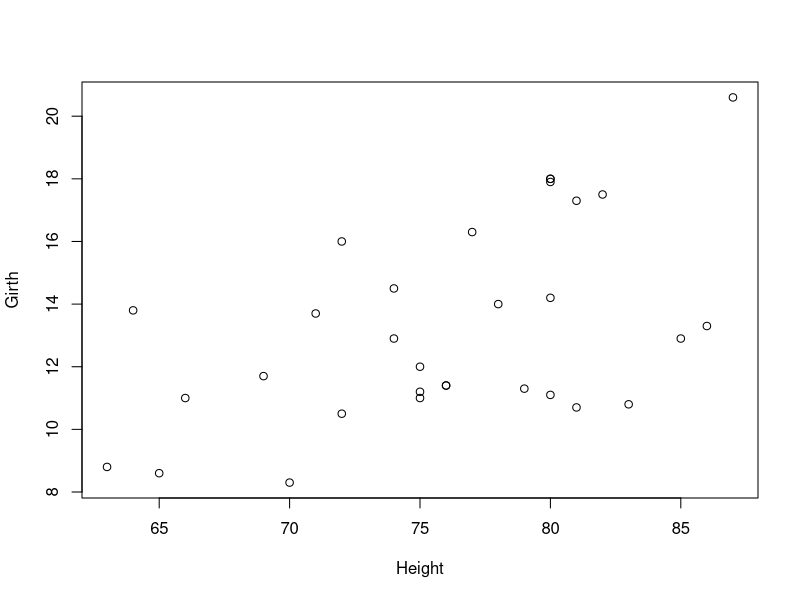
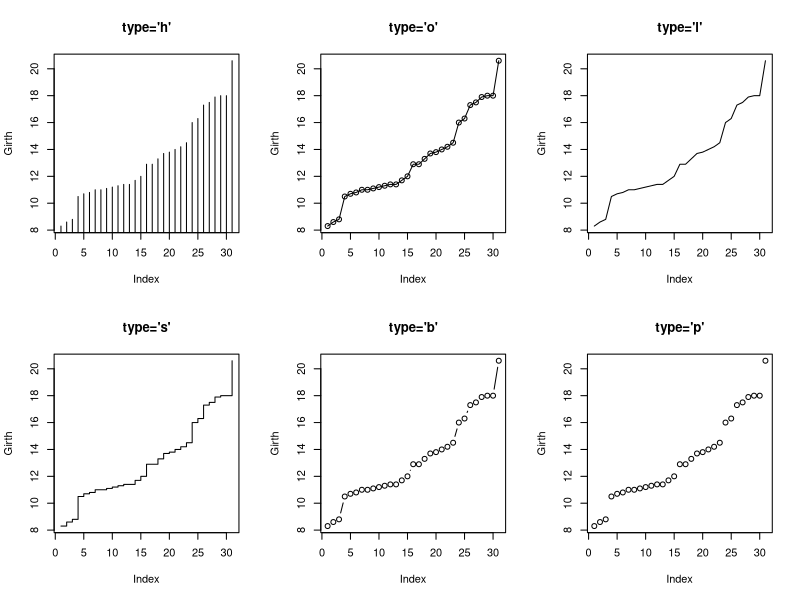
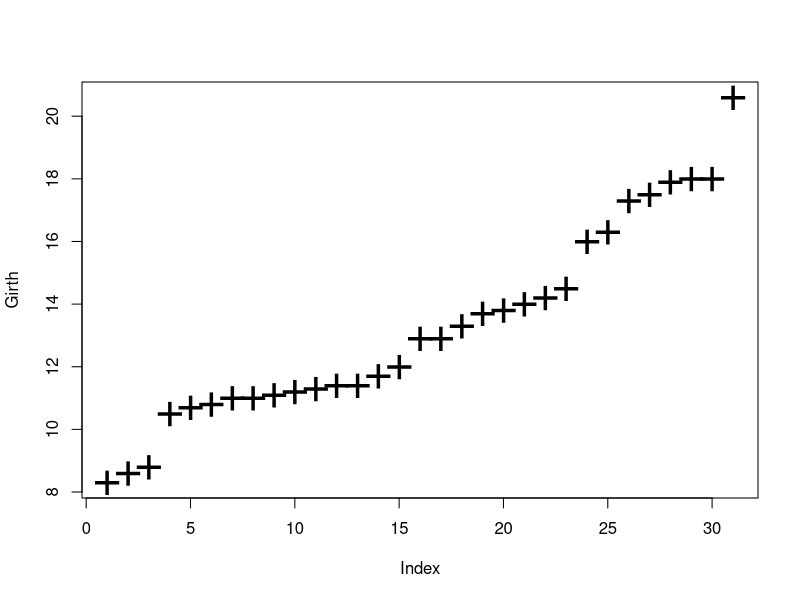
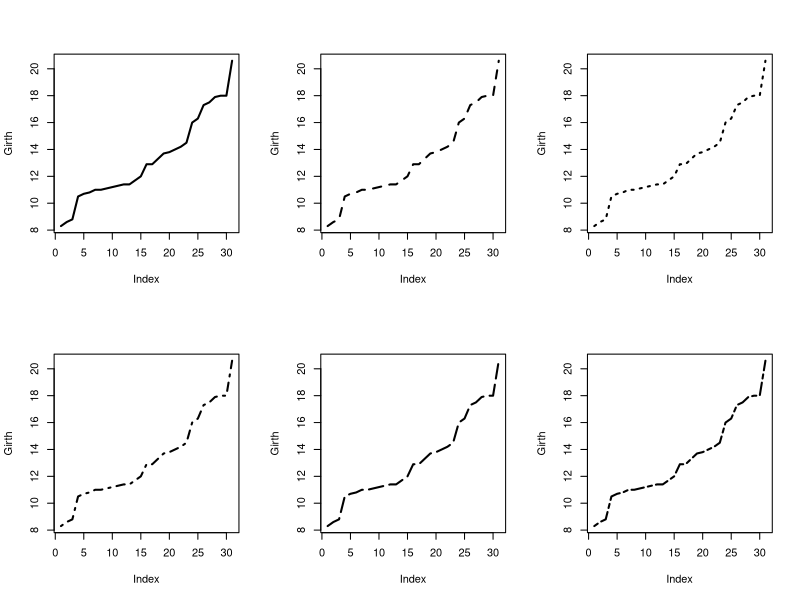
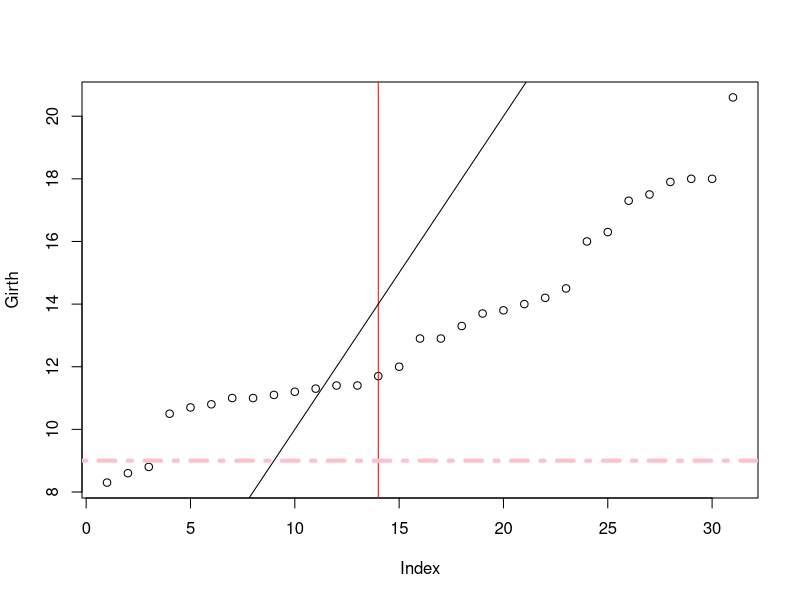
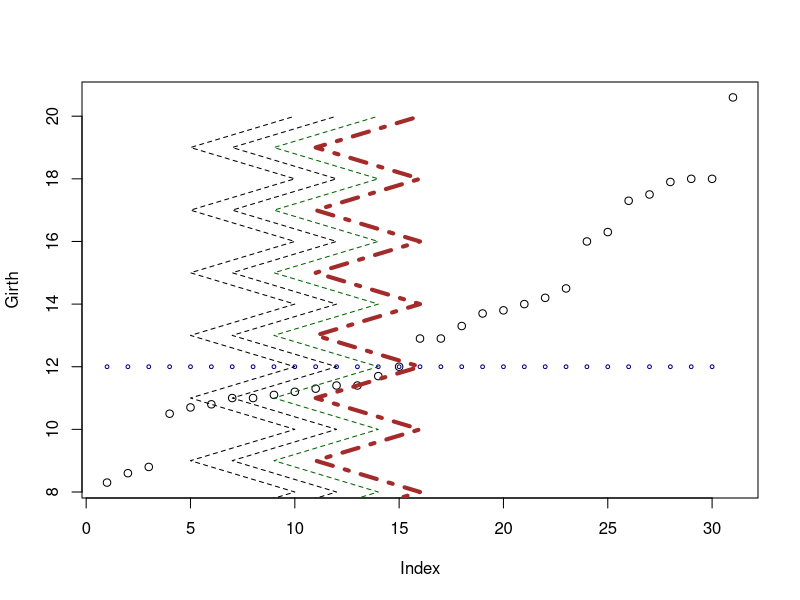
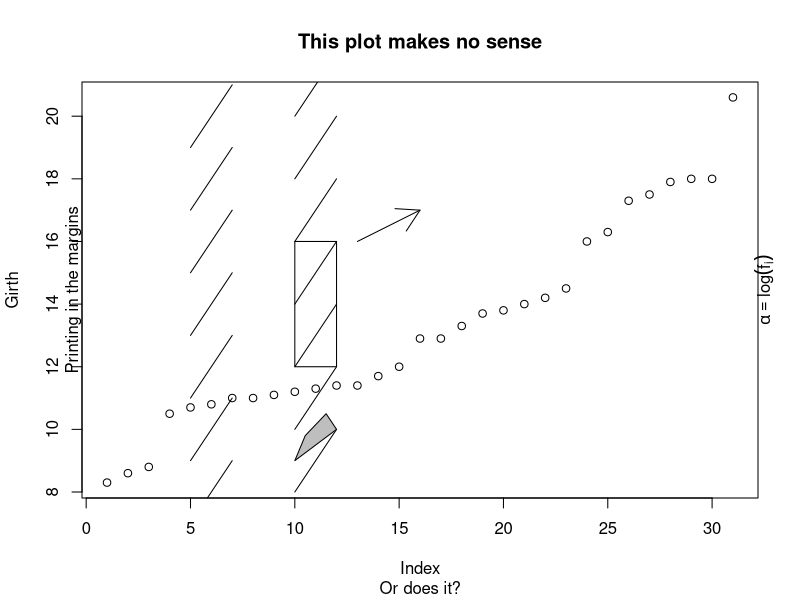
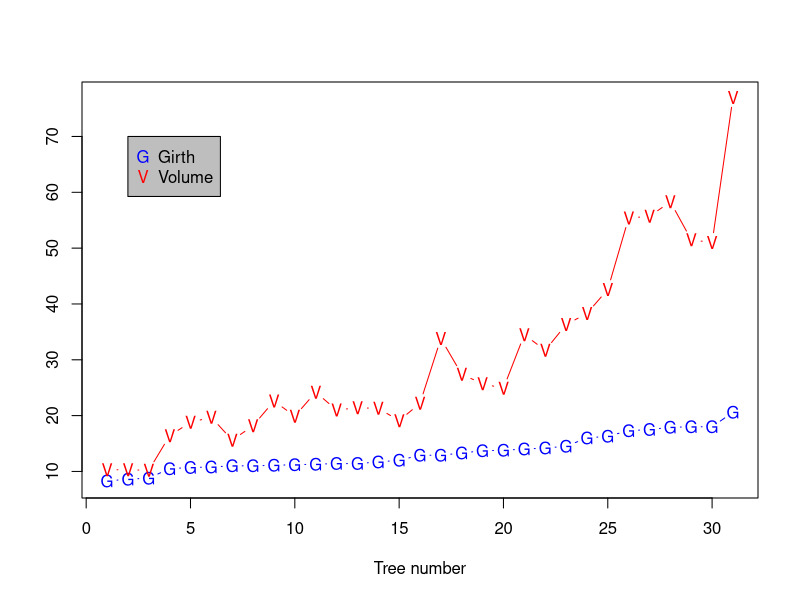

Write the R code that produced these figures, in order.
## ---- chunk 1
attach(trees)
plot(Girth ~ Height)
## ---- chunk 2
par(mfrow=c(2,3))
plot(Girth, type='h', main="type='h'") 
plot(Girth, type='o', main="type='o'") 
plot(Girth, type='l', main="type='l'")
plot(Girth, type='s', main="type='s'")
plot(Girth, type='b', main="type='b'")
plot(Girth, type='p', main="type='p'")
par(mfrow=c(1,1))
## ---- chunk 3
plot(Girth, pch='+', cex=3)
## ---- chunk 4
par(mfrow=c(2,3))
plot(Girth, type='l', lty=1, lwd=2)
plot(Girth, type='l', lty=2, lwd=2)
plot(Girth, type='l', lty=3, lwd=2)
plot(Girth, type='l', lty=4, lwd=2)
plot(Girth, type='l', lty=5, lwd=2)
plot(Girth, type='l', lty=6, lwd=2)
par(mfrow=c(1,1))
## ---- chunk 5
plot(Girth)

abline(v=14, col='red') 
abline(h=9, lty=4,lwd=4, col='pink') 
abline(0,1 )
## ---- chunk 6
plot(Girth)
points(x=1:30, y=rep(12,30), cex=0.5, col='darkblue')

lines(x=rep(c(5,10), 7), y=7:20, lty=2 )
lines(x=rep(c(5,10), 7)+2, y=7:20, lty=2 )
lines(x=rep(c(5,10), 7)+4, y=7:20, lty=2 , col='darkgreen')
lines(x=rep(c(5,10), 7)+6, y=7:20, lty=4 , col='brown', lwd=4)
## ---- chunk 7
plot(Girth)

segments(x0=rep(c(5,10), 7), y0=7:20, x1=rep(c(5,10), 7)+2, y1=(7:20)+2 )

arrows(x0=13,y0=16,x1=16,y1=17, )

rect(xleft=10, ybottom=12,  xright=12, ytop=16)

polygon(x=c(10,11,12,11.5,10.5), y=c(9,9.5,10,10.5,9.8), col='grey')

title(main='This plot makes no sense', sub='Or does it?')

mtext('Printing in the margins', side=2)
mtext(expression(alpha==log(f[i])), side=4)
## ---- chunk 8
plot(Girth, pch='G',ylim=c(8,77), xlab='Tree number', ylab='', type='b', col='blue')
points(Volume, pch='V', type='b', col='red')
legend(x=2, y=70, legend=c('Girth', 'Volume'), pch=c('G','V'), col=c('blue','red'), bg='grey')
## ---- chunk 9
plot(Girth, xlim=c(0,15), ylim=c(8,12))
## ---- chunk 10
A<-matrix(c(1,1,2,3,4,4,5,6), byrow=TRUE, ncol=2)
layout(A,heights=c(1/14,6/14,1/14,6/14))

oma.saved <- par("oma")
par(oma = rep.int(0, 4))
par(oma = oma.saved)
o.par <- par(mar = rep.int(0, 4))
for (i in seq_len(6)) {
	plot.new()
	box()
	text(0.5, 0.5, paste('Box no.',i), cex=3)
}
## ---- chunk 11
detach(trees)
## ---- chunk 12
attach(PlantGrowth)
head(PlantGrowth)
## ---- chunk 13
plot(group)
pie(table(group))
## ---- chunk 14
plot(weight)
## ---- chunk 15
plot(ecdf(weight))
## ---- chunk 16
hist(weight)
rug(weight)
## ---- chunk 17
plot(density(weight))
rug(weight)
## ---- chunk 18
fact.weight<- cut(weight, breaks=2, labels=c('Light', 'Heavy'))
plot(table(group, fact.weight))
## ---- chunk 19
dotchart(table(fact.weight,group), pch=c(1,4), col=c('seagreen','grey'))
dotchart(table(group,fact.weight), col=c('red','darkred','blue'))
## ---- chunk 20
boxplot(weight)
## ---- chunk 21
par(mfrow=c(3,1))
hist(weight[group=='trt1'], ylim=c(0,3),xlim=c(3,6))
hist(weight[group=='trt2'], ylim=c(0,3),xlim=c(3,6))
hist(weight[group=='ctrl'], ylim=c(0,3),xlim=c(3,6))
par(mfrow=c(1,1))
## ---- chunk 22
boxplot(weight ~ group)
## ---- chunk 23
boxplot(weight~group, col=c('seagreen2','lightgrey','darkred'))
## ---- chunk 24
dens.trt1<- density(weight[group=='trt1'])
dens.trt2<- density(weight[group=='trt2'])
dens.ctrl<- density(weight[group=='ctrl'])
plot(dens.trt1, xlim=c(2,8), ylim=c(0,1), col='seagreen')
lines(dens.trt2, col='grey')
lines(dens.ctrl, col='darkred')
legend(x=2, y=1, legend=c('trt1','trt2','ctrl'), col=c('seagreen', 'grey', 'darkred'),lty=1)
## ---- chunk 25
detach(PlantGrowth)
## ---- chunk 26
x = 1995:2005
y = c(81.1, 83.1, 84.3, 85.2, 85.4, 86.5, 88.3, 88.6, 90.8, 91.1, 91.3)
plot.new()
plot.window(xlim = range(x), ylim = range(y))
abline(h = -4:4, v = -4:4, col = "lightgrey")
lines(x, y, lwd = 2)
title(main = "A Line Graph Example",
		xlab = "Time",
		ylab = "Quality of R Graphics")
axis(1)
axis(2)
box()
## ---- chunk 27
n = 17
theta = seq(0, 2 * pi, length = n + 1)[1:n]
x = sin(theta)
y = cos(theta)
v1 = rep(1:n, n)
v2 = rep(1:n, rep(n, n))
plot.new()
plot.window(xlim = c(-1, 1), ylim = c(-1, 1), asp = 1)
segments(x[v1], y[v1], x[v2], y[v2])
box()
## ---- chunk 28
plot.new()
plot.window(xlim = c(0, 1), ylim = c(0, 1))
arrows(.05, .075, .45, .9, code = 1)
arrows(.55, .9, .95, .075, code = 2)
arrows(.1, 0, .9, 0, code = 3)
text(.5, 1, "A", cex = 1.5)
text(0, 0, "B", cex = 1.5)
text(1, 0, "C", cex = 1.5)
## ---- chunk 29
x = 1:10
y = runif(10) + rep(c(5, 6.5), c(5, 5))
yl = y - 0.25 - runif(10)/3
yu = y + 0.25 + runif(10)/3
plot.new()
plot.window(xlim = c(0.5, 10.5), ylim = range(yl, yu))
arrows(x, yl, x, yu, code = 3, angle = 90, length = .125)
points(x, y, pch = 19, cex = 1.5)
axis(1, at = 1:10, labels = LETTERS[1:10])
axis(2, las = 1)
box()
## ---- chunk 30
plot.new()
plot.window(xlim = c(0, 5), ylim = c(0, 10))
rect(0:4, 0, 1:5, c(7, 8, 4, 3), col = "lightblue")
axis(1)
axis(2, las = 1)
## ---- chunk 31
plot.new()
plot.window(xlim = c(-1, 1), ylim = c(-1, 1), asp = 1)
x = c(-1, 1, 1, -1)
y = c( 1, 1, -1, -1)
polygon(x, y, col = "cornsilk")
vertex1 = c(1, 2, 3, 4)
vertex2 = c(2, 3, 4, 1)
for(i in 1:50) {
	x = 0.9 * x[vertex1] + 0.1 * x[vertex2]
	y = 0.9 * y[vertex1] + 0.1 * y[vertex2]
	polygon(x, y, col = "cornsilk")
}
## ---- chunk 32
R = 1
xc = 0
yc = 0
n = 72
t = seq(0, 2 * pi, length = n)[1:(n-1)]
x = xc + R * cos(t)
y = yc + R * sin(t)
plot.new()
plot.window(xlim = range(x), ylim = range(y), asp = 1)
polygon(x, y, col = "lightblue", border = "navyblue")
## ---- chunk 33
a = 4
b = 2
xc = 0
yc = 0
n = 72
t = seq(0, 2 * pi, length = n)[1:(n-1)]
x = xc + a * cos(t)
y = yc + b * sin(t)
plot.new()
plot.window(xlim = range(x), ylim = range(y), asp = 1)
polygon(x, y, col = "lightblue")
## ---- chunk 34
n = 72
rho = 0.5
d = acos(rho)
t = seq(0, 2 * pi, length = n)[1:(n-1)]
plot.new()
plot.window(xlim = c(-1, 1), ylim = c(-1, 1), asp = 1)
rect(-1, -1, 1, 1)
polygon(cos(t + d), y = cos(t))
segments(-1, 0, 1, 0, lty = "13")
segments(0, -1, 0, 1, lty = "13")
axis(1)
axis(2, las = 1)

